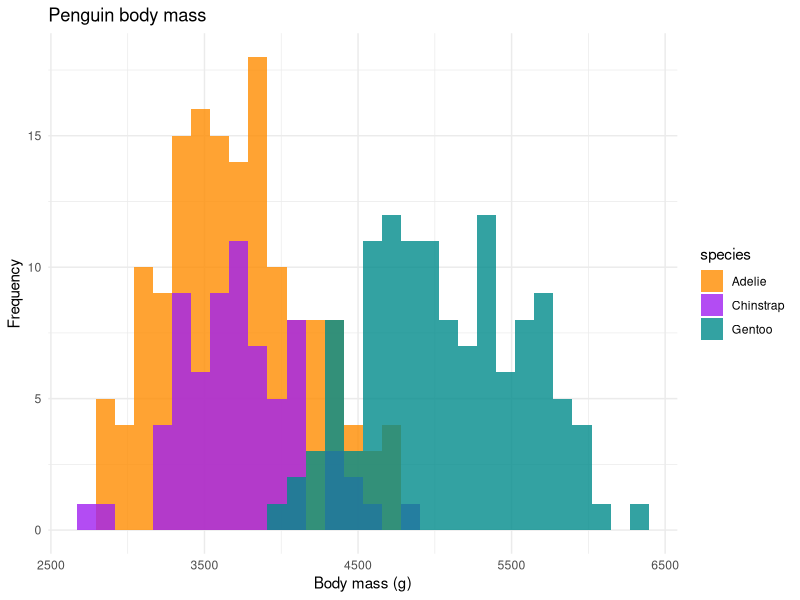
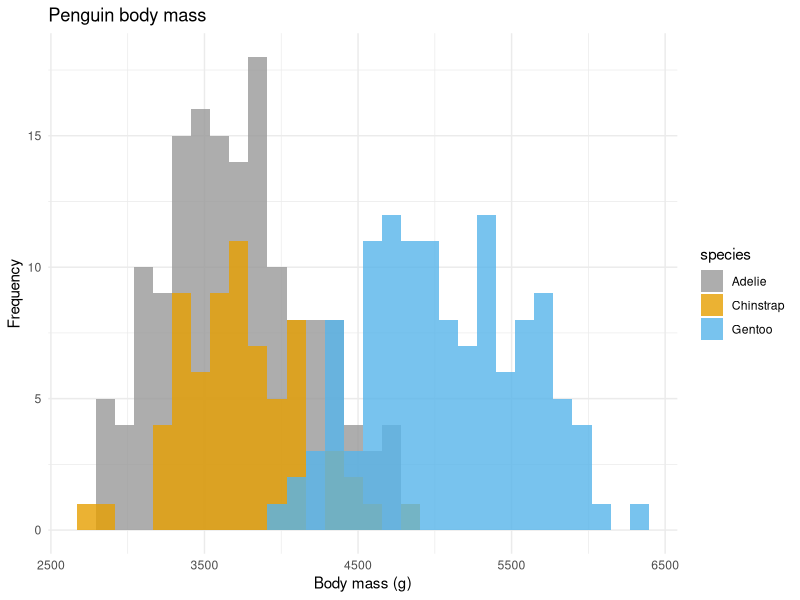
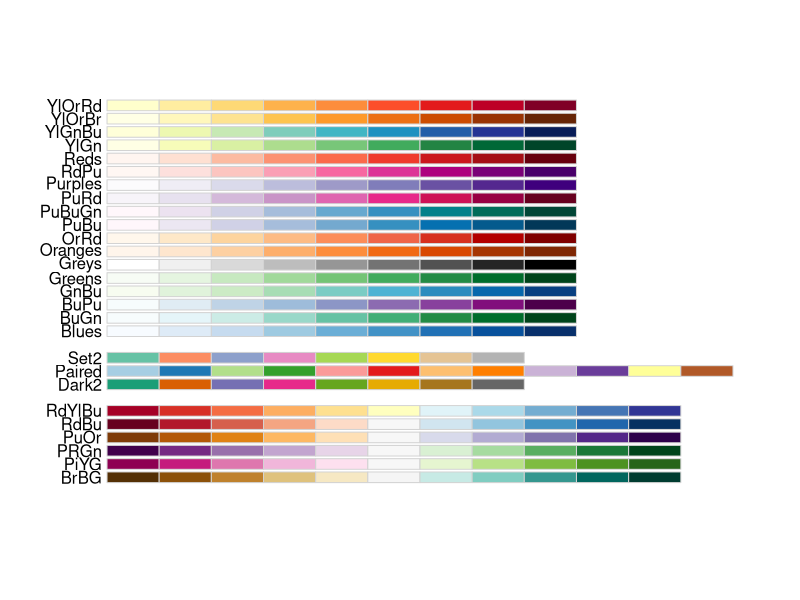
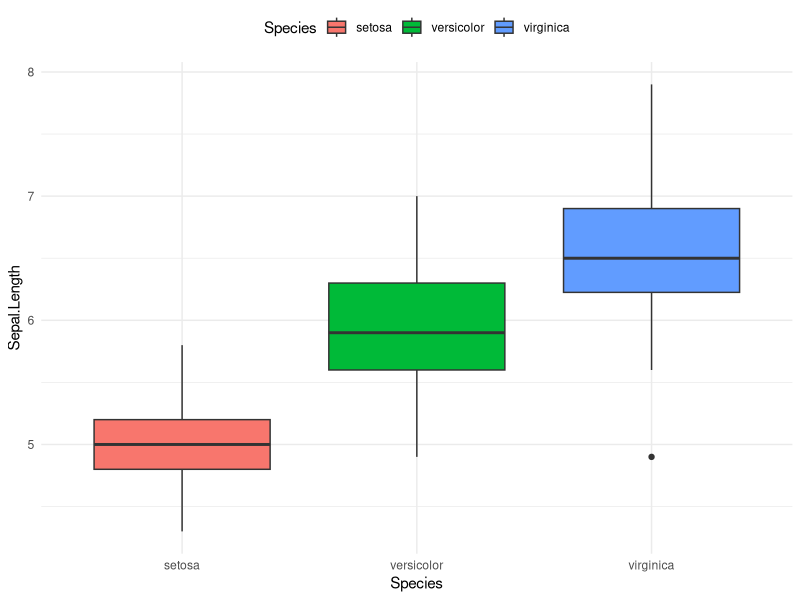
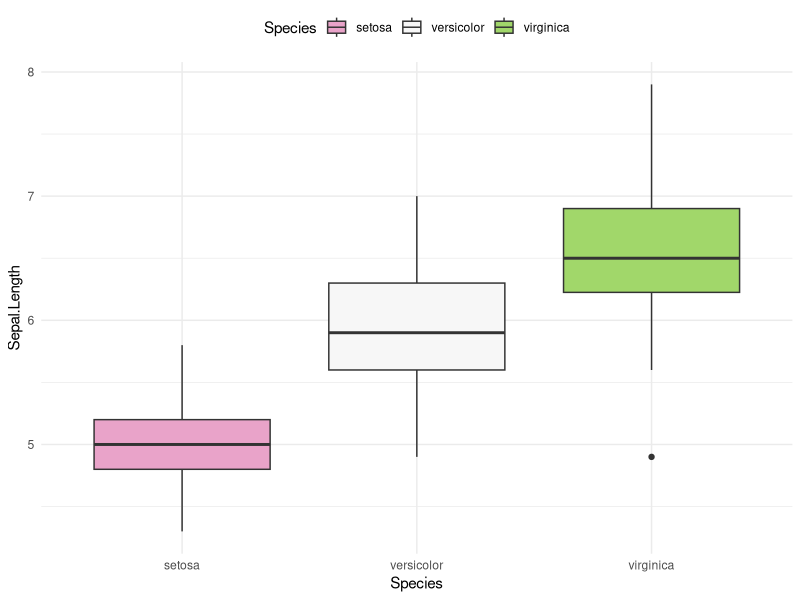
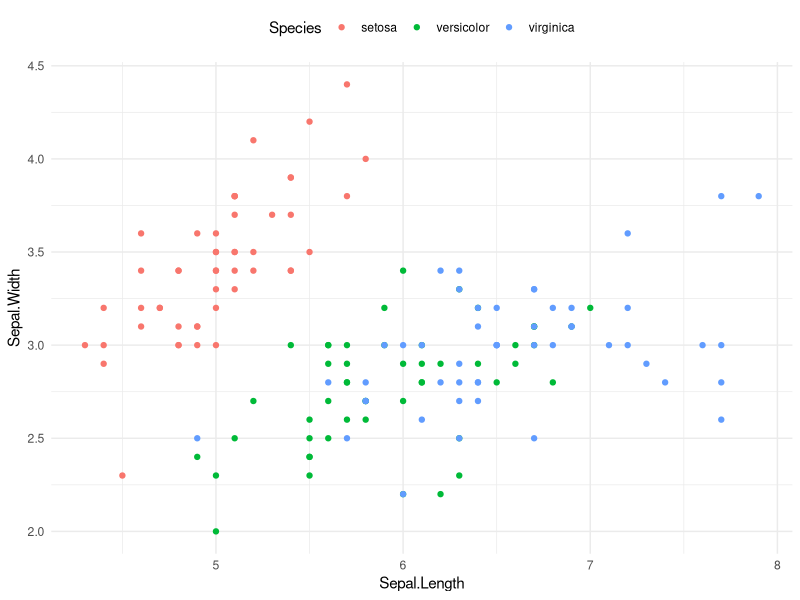
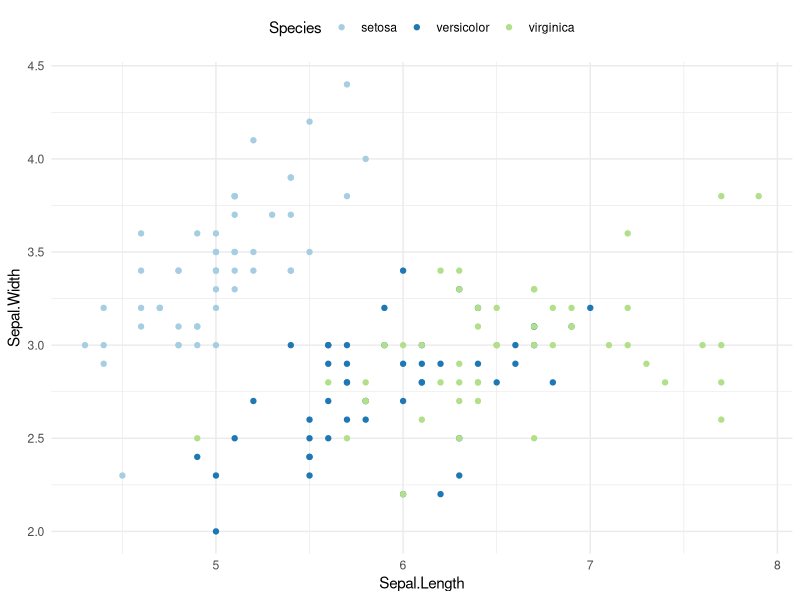
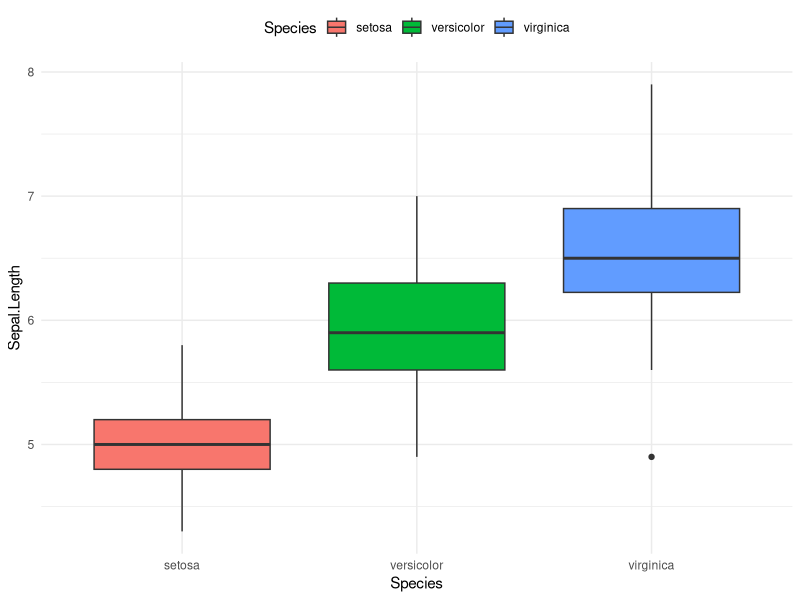

These figures' R source, in order:
library(tidyverse)
library(palmerpenguins)
library(RColorBrewer)
library(viridis)

cbp1 <- c("#999999", "#E69F00", "#56B4E9", "#009E73",
          "#F0E442", "#0072B2", "#D55E00", "#CC79A7")

penguins

mass_hist <- ggplot(data = penguins, aes(x = body_mass_g)) +
  geom_histogram(aes(fill = species),
                 alpha = 0.8,
                 position = "identity") +
  scale_fill_manual(values = c("darkorange", "purple", "cyan4")) +
  theme_minimal() +
  labs(x = "Body mass (g)",
       y = "Frequency",
       title = "Penguin body mass")

mass_hist

mass_hist + scale_fill_manual(values = cbp1)

display.brewer.all(colorblindFriendly = TRUE)

bp <- ggplot(iris, aes(Species, Sepal.Length)) +
  geom_boxplot(aes(fill = Species)) +
  theme_minimal() +
  theme(legend.position = "top")
bp
bp + scale_fill_brewer(palette = "PiYG")

sp <- ggplot(iris, aes(Sepal.Length, Sepal.Width)) +
  geom_point(aes(color = Species)) +
  theme_minimal()+
  theme(legend.position = "top")
sp
sp + scale_color_brewer(palette = "Paired")

bp + scale_colour_viridis_d(option = "plasma")
